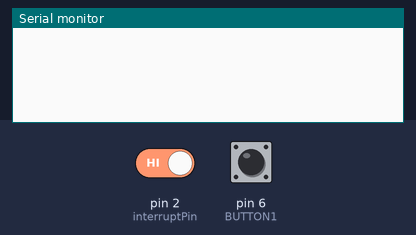
Recording of a sketch running on a simulated Arduino Uno, built with avr-gcc and run on an emulated ATmega328P. Parts: the last lines printed to the serial monitor. The test bench sets the inputs (shaded band); at power-on: pin 6 (BUTTON1) LOW, pin 2 (interruptPin) HIGH.

Above: at 1.2 s.
1.3 s: pin 6 (BUTTON1) pulled HIGH for 0.15 s
At 2.4 s:
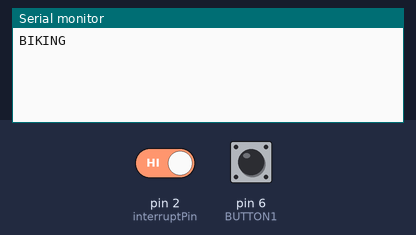
2.9 s: pin 2 (interruptPin) driven LOW and pin 6 (BUTTON1) driven HIGH
At 3.9 s:
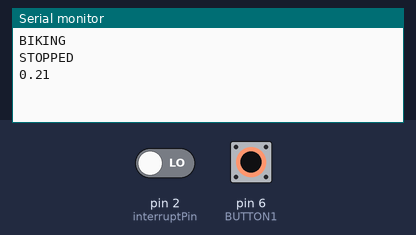

Measured:
- after the input at 1.3 s, the serial monitor: prints a new line at once (image 1)
- after the input at 2.9 s, the serial monitor: prints a new line at once (image 2)

The sketch:

Speed3.0.ino
```cpp
const float wheelCircumference = 0.2125;
volatile int pulseCounter = 0;
float distance = 0;

int buttonState1 = 0;
int lastButtonState1 = 0;

boolean lastCycling = false;
boolean cycling = false;

int totalPulses;

const byte interruptPin = 2;
volatile byte state = LOW;

int BUTTON1 = 6;

void setup() {
  // put your setup code here, to run once:
  Serial.begin(9600);

  pinMode(interruptPin, INPUT_PULLUP);
  pinMode(BUTTON1, INPUT);

}

void calculatePulses(){
  int pulse = digitalRead(interruptPin);
  if (pulse == LOW){
    pulseCounter = pulseCounter + 1;
    //Serial.println("Pulses: " + String(pulseCounter));
  }
}

void loop() {
  // put your main code here, to run repeatedly:
  buttonState1 = digitalRead(BUTTON1);

  if(buttonState1 != lastButtonState1){
    if(buttonState1 == HIGH){
      cycling = !cycling;
    }
    lastButtonState1 = buttonState1;
  }

  if(cycling != lastCycling){
    if(cycling == true){
      //pulseCounter = calculatePulses();
      Serial.println("BIKING");
      attachInterrupt(digitalPinToInterrupt(interruptPin), calculatePulses, CHANGE);
      //Serial.println("Pulses: " + String(pulseCounter));
    }
    /*stopped biking and distance is travelled*/
    if (cycling == false && pulseCounter > 0){
      detachInterrupt(digitalPinToInterrupt(interruptPin));
      totalPulses = pulseCounter;
      Serial.println("STOPPED");

      distance = totalPulses * wheelCircumference;
      //Serial.println("Total distance travelled: " + String(distance));
      Serial.print(distance);

      delay(50);

      pulseCounter = 0;
      distance = 0;
    }
    else if(cycling == false){
      pulseCounter = 0;
      distance = 0;
    }
    lastCycling = cycling;
  }

  delay(50);
}
```
